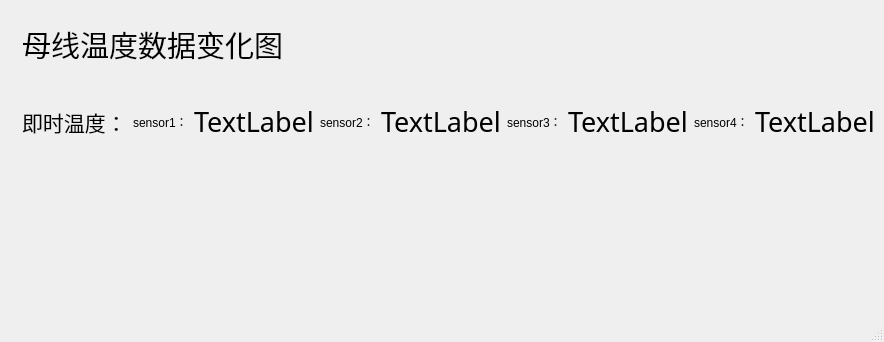
<?xml version="1.0" encoding="UTF-8"?>
<ui version="4.0">
 <class>T_graph</class>
 <widget class="QMainWindow" name="T_graph">
  <property name="geometry">
   <rect>
    <x>0</x>
    <y>0</y>
    <width>838</width>
    <height>342</height>
   </rect>
  </property>
  <property name="windowTitle">
   <string>威腾股份(温度曲线图)</string>
  </property>
  <property name="windowIcon">
   <iconset resource="Login.qrc">
    <normaloff>:/Login/Resources/Myicon.ico</normaloff>:/Login/Resources/Myicon.ico</iconset>
  </property>
  <widget class="QWidget" name="centralwidget">
   <layout class="QVBoxLayout" name="verticalLayout_3">
    <item>
     <layout class="QVBoxLayout" name="verticalLayout_2">
      <item>
       <layout class="QHBoxLayout" name="horizontalLayout_4">
        <item>
         <widget class="QLabel" name="label_10">
          <property name="text">
           <string/>
          </property>
          <property name="pixmap">
           <pixmap resource="Login.qrc">:/Login/Resources/T_icon.png</pixmap>
          </property>
         </widget>
        </item>
        <item>
         <layout class="QVBoxLayout" name="verticalLayout">
          <item>
           <layout class="QHBoxLayout" name="horizontalLayout">
            <item>
             <widget class="QLabel" name="label">
              <property name="font">
               <font>
                <family>Adobe 仿宋 Std R</family>
                <pointsize>22</pointsize>
               </font>
              </property>
              <property name="text">
               <string>母线温度数据变化图</string>
              </property>
             </widget>
            </item>
            <item>
             <spacer name="horizontalSpacer">
              <property name="orientation">
               <enum>Qt::Horizontal</enum>
              </property>
              <property name="sizeHint" stdset="0">
               <size>
                <width>298</width>
                <height>20</height>
               </size>
              </property>
             </spacer>
            </item>
           </layout>
          </item>
          <item>
           <layout class="QHBoxLayout" name="horizontalLayout_3">
            <item>
             <widget class="QLabel" name="label_11">
              <property name="font">
               <font>
                <family>Adobe 宋体 Std L</family>
                <pointsize>16</pointsize>
               </font>
              </property>
              <property name="text">
               <string>即时温度：</string>
              </property>
             </widget>
            </item>
            <item>
             <layout class="QHBoxLayout" name="horizontalLayout_2">
              <item>
               <widget class="QLabel" name="label_12">
                <property name="text">
                 <string>sensor1：</string>
                </property>
               </widget>
              </item>
              <item>
               <spacer name="horizontalSpacer_7">
                <property name="orientation">
                 <enum>Qt::Horizontal</enum>
                </property>
                <property name="sizeHint" stdset="0">
                 <size>
                  <width>18</width>
                  <height>38</height>
                 </size>
                </property>
               </spacer>
              </item>
              <item>
               <widget class="QLabel" name="T_sensor1">
                <property name="font">
                 <font>
                  <family>Adobe Arabic</family>
                  <pointsize>20</pointsize>
                 </font>
                </property>
                <property name="text">
                 <string>TextLabel</string>
                </property>
               </widget>
              </item>
              <item>
               <spacer name="horizontalSpacer_10">
                <property name="orientation">
                 <enum>Qt::Horizontal</enum>
                </property>
                <property name="sizeHint" stdset="0">
                 <size>
                  <width>19</width>
                  <height>63</height>
                 </size>
                </property>
               </spacer>
              </item>
              <item>
               <widget class="QLabel" name="label_13">
                <property name="text">
                 <string>sensor2：</string>
                </property>
               </widget>
              </item>
              <item>
               <widget class="QLabel" name="T_sensor2">
                <property name="font">
                 <font>
                  <family>Adobe Arabic</family>
                  <pointsize>20</pointsize>
                 </font>
                </property>
                <property name="text">
                 <string>TextLabel</string>
                </property>
               </widget>
              </item>
              <item>
               <spacer name="horizontalSpacer_9">
                <property name="orientation">
                 <enum>Qt::Horizontal</enum>
                </property>
                <property name="sizeHint" stdset="0">
                 <size>
                  <width>18</width>
                  <height>63</height>
                 </size>
                </property>
               </spacer>
              </item>
              <item>
               <widget class="QLabel" name="label_14">
                <property name="text">
                 <string>sensor3：</string>
                </property>
               </widget>
              </item>
              <item>
               <widget class="QLabel" name="T_sensor3">
                <property name="font">
                 <font>
                  <family>Adobe Arabic</family>
                  <pointsize>20</pointsize>
                 </font>
                </property>
                <property name="text">
                 <string>TextLabel</string>
                </property>
               </widget>
              </item>
              <item>
               <spacer name="horizontalSpacer_2">
                <property name="orientation">
                 <enum>Qt::Horizontal</enum>
                </property>
                <property name="sizeHint" stdset="0">
                 <size>
                  <width>13</width>
                  <height>63</height>
                 </size>
                </property>
               </spacer>
              </item>
              <item>
               <widget class="QLabel" name="label_15">
                <property name="text">
                 <string>sensor4：</string>
                </property>
               </widget>
              </item>
              <item>
               <widget class="QLabel" name="T_sensor4">
                <property name="font">
                 <font>
                  <family>Adobe Arabic</family>
                  <pointsize>20</pointsize>
                 </font>
                </property>
                <property name="text">
                 <string>TextLabel</string>
                </property>
               </widget>
              </item>
             </layout>
            </item>
           </layout>
          </item>
         </layout>
        </item>
       </layout>
      </item>
      <item>
       <widget class="QCustomPlot" name="T_customplot" native="true"/>
      </item>
     </layout>
    </item>
   </layout>
  </widget>
  <widget class="QMenuBar" name="menubar">
   <property name="geometry">
    <rect>
     <x>0</x>
     <y>0</y>
     <width>838</width>
     <height>18</height>
    </rect>
   </property>
  </widget>
  <widget class="QStatusBar" name="statusbar"/>
 </widget>
 <customwidgets>
  <customwidget>
   <class>QCustomPlot</class>
   <extends>QWidget</extends>
   <header location="global">qcustomplot.h</header>
   <container>1</container>
  </customwidget>
 </customwidgets>
 <resources>
  <include location="Login.qrc"/>
 </resources>
 <connections/>
</ui>
